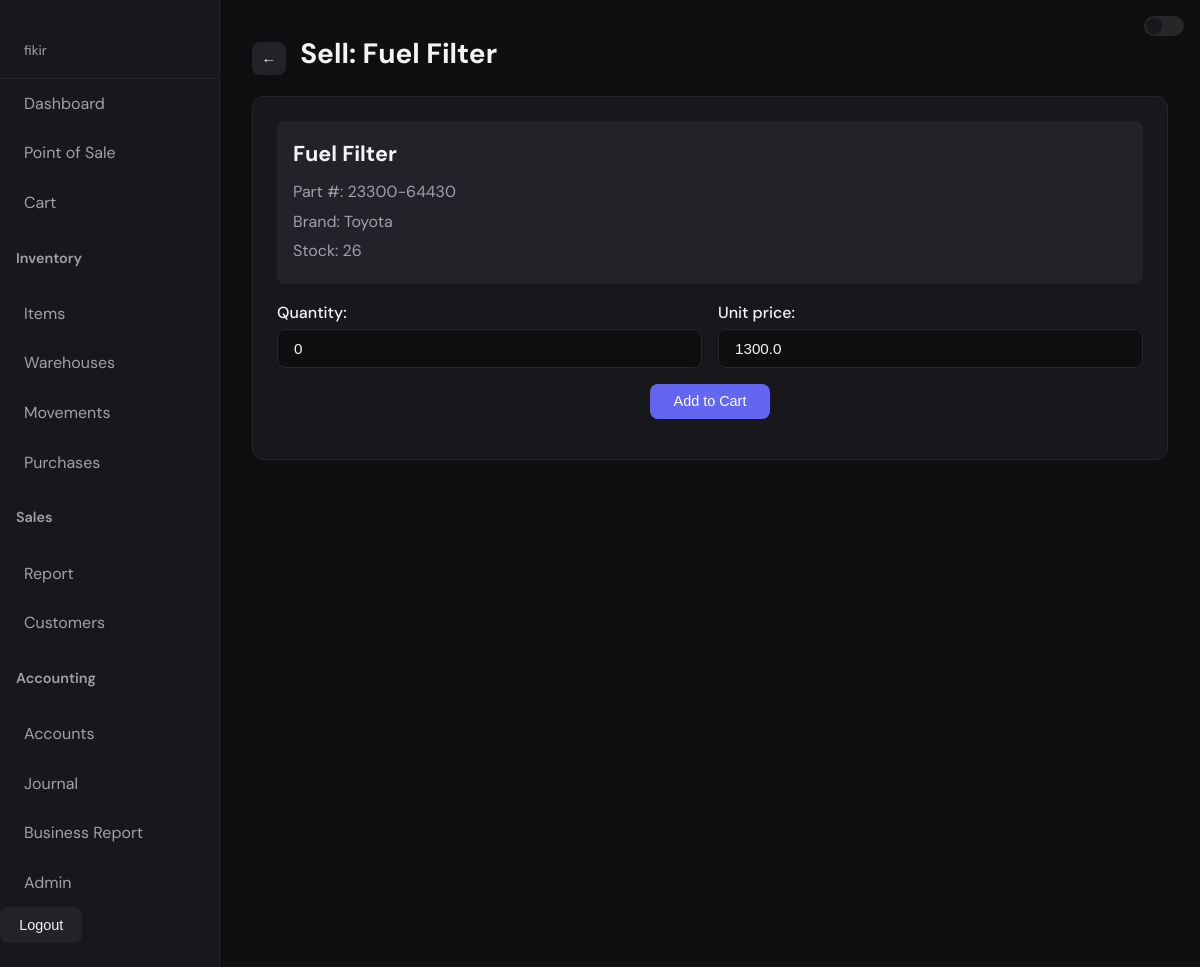
The page /sales/pos/589/ (signed in) on the database its author committed.
### inventory/models.py (models this page shows, shortened)
class Product(models.Model):
    sku = models.CharField(max_length=50, unique=True, blank=True, help_text="Stock keeping unit")
    part_number = models.CharField(max_length=50, blank=True, help_text="OEM number")
    name = models.CharField(max_length=100)
    brand = models.CharField(max_length=50, blank=True)
    category = models.ForeignKey(Category, on_delete=models.SET_NULL, null=True, blank=True)
    quantity = models.PositiveIntegerField(default=0)
    reorder_level = models.PositiveIntegerField(default=0, help_text="Quantity at which to reorder")
    cost_price = models.FloatField(default=0)
    selling_price = models.FloatField()
    wholesale_price = models.FloatField(default=0)
    location = models.CharField(max_length=150, blank=True, help_text="Physical storage location (shelf, bin)")
    purpose = models.CharField(max_length=150, blank=True, help_text="Part purpose e.g. DIFFERENTIAL PINION")
    vehicle_application = models.TextField(blank=True, help_text="Car/vehicle types this part fits")
    compatibilities = models.ManyToManyField(
        "CarModel",
        blank=True,
        related_name="compatible_products",
        help_text="Vehicle models this part fits"
    )
    LOW_STOCK_THRESHOLD = 5

### sales/views.py (the view, shortened to what this page needs)
# urls.py: path("pos/<int:product_id>/", pos_single, name="pos_single"),
@login_required
def pos_single(request, product_id):
    product = get_object_or_404(Product, id=product_id)
    errors = []
    qty = 0
    unit_price = product.selling_price
    return render(
        request,
        'sales/pos_single.html',
        {
            'product': product,
            'errors': errors,
            'qty': qty,
            'unit_price': unit_price,
        },
    )

### sales/templates/sales/pos_single.html (shortened to what this page needs)
{% extends "base.html" %}
{% block content %}
<h1><a href="{% url 'pos' %}" class="btn btn-secondary" style="font-size:0.9rem; padding:0.3rem 0.6rem; display:inline-flex; align-items:center;">
        &larr;
    </a> Sell: {{ product.name }}</h1>
<div class="card">
    <form method="post" id="single-form">
        <div class="product-header">
            <h2>{{ product.name }}</h2>
            <p>Part #: {{ product.part_number|default:'—' }}</p>
            <p>Brand: {{ product.brand|default:'—' }}</p>
            <p>Stock: {{ product.quantity }}</p>
        </div>
        <div class="sale-form">
            <p>
                <label>Quantity:</label>
                <input type="number" name="qty" min="0" max="{{ product.quantity }}" value="{{ qty }}" required>
            </p>
            <p>
                <label>Unit price:</label>
                <input type="number" step="0.01" name="price" value="{{ unit_price }}">
            </p>
        </div>
        <p style="margin-top:0.5rem; text-align:center;"><button type="submit" class="btn" style="width:120px;">Add to Cart</button></p>
    </form>
</div>
{% endblock %}

### templates/base.html (shortened to what this page needs)
<!DOCTYPE html>
<html lang="en">
<head>
</head>
<body>
    <div class="theme-switch-container">
        <label class="switch">
            <span class="slider round"></span>
        </label>
    </div>
    <div class="layout">
        {% if user.is_authenticated %}
        <nav>
            <div class="nav-user">{{ user.get_username }}</div>
            <a href="{% url 'dashboard' %}" class="{% if request.resolver_match.url_name == 'dashboard' %}active{% endif %}">Dashboard</a>
            <a href="{% url 'pos' %}" class="{% if request.resolver_match.url_name == 'pos' %}active{% endif %}">Point of Sale</a>
            <a href="{% url 'cart' %}" class="{% if request.resolver_match.url_name == 'cart' %}active{% endif %}">Cart</a>
            <h4 style="margin-left:1rem; color:var(--text-muted); font-weight:600; font-size:0.9rem;">Inventory</h4>
            <a href="{% url 'product_list' %}" class="{% if request.resolver_match.url_name == 'product_list' or request.resolver_match.url_name == 'import_inventory' %}active{% endif %}">Items</a>
            <a href="{% url 'warehouse_list' %}" class="{% if request.resolver_match.url_name == 'warehouse_list' %}active{% endif %}">Warehouses</a>
            <a href="{% url 'stockmovement_list' %}" class="{% if request.resolver_match.url_name == 'stockmovement_list' %}active{% endif %}">Movements</a>
            <a href="{% url 'purchase_list' %}" class="{% if request.resolver_match.url_name == 'purchase_list' or request.resolver_match.url_name == 'purchase_add' %}active{% endif %}">Purchases</a>
            <h4 style="margin-left:1rem; color:var(--text-muted); font-weight:600; font-size:0.9rem;">Sales</h4>
            <a href="{% url 'sales_report' %}" class="{% if request.resolver_match.url_name == 'sales_report' %}active{% endif %}">Report</a>
            <a href="{% url 'customer_list' %}" class="{% if request.resolver_match.url_name == 'customer_list' %}active{% endif %}">Customers</a>
            <h4 style="margin-left:1rem; color:var(--text-muted); font-weight:600; font-size:0.9rem;">Accounting</h4>
            <a href="{% url 'account_list' %}" class="{% if request.resolver_match.url_name == 'account_list' %}active{% endif %}">Accounts</a>
            <a href="{% url 'journalentry_list' %}" class="{% if request.resolver_match.url_name == 'journalentry_list' %}active{% endif %}">Journal</a>
            <a href="{% url 'business_report' %}" class="{% if request.resolver_match.url_name == 'business_report' %}active{% endif %}">Business Report</a>
            {% if user.is_staff %}
            <a href="/admin/">Admin</a>
            {% endif %}
            <form method="post" action="{% url 'logout' %}" style="margin-top:auto;">
                <button type="submit" class="btn btn-secondary">Logout</button>
            </form>
        </nav>
        {% else %}
        <nav>
            <a href="{% url 'login' %}" class="btn btn-secondary" style="margin:1rem;">Login</a>
        </nav>
        {% endif %}
        <main>
            {% block content %}{% endblock %}
        </main>
    </div>
</body>
</html>

### templates/base.html (style rules this page uses)
.theme-switch-container { position: fixed; top: 1rem; right: 1rem; z-index: 1000; }
.switch { position: relative; display: inline-block; width: 40px; height: 20px; }
.slider { position: absolute; cursor: pointer; top: 0; left: 0; right: 0; bottom: 0; background-color: var(--border); transition: .4s; border-radius: 20px; }
.slider:before { position: absolute; content: ""; height: 16px; width: 16px; left: 2px; bottom: 2px; background-color: var(--bg-card); transition: .4s; border-radius: 50%; }
:root { --bg: #0f0f12; --bg-card: #18181c; --bg-hover: #222228; --accent: #6366f1; --accent-hover: #818cf8; --text: #f4f4f5; --text-muted: #a1a1aa; --border: #27272a; --success: #22c55e; --error: #ef4444; }
* { box-sizing: border-box; }
body { font-family: 'DM Sans', sans-serif; background: var(--bg); color: var(--text); margin: 0; min-height: 100vh; line-height: 1.6; }
.layout { display: flex; min-height: 100vh; }
nav { width: 220px; background: var(--bg-card); border-right: 1px solid var(--border); padding: 1.5rem 0; }
nav a { display: block; padding: 0.75rem 1.5rem; color: var(--text-muted); text-decoration: none; transition: all 0.2s; }
main { flex: 1; padding: 2rem; max-width: 1200px; margin: 0 auto; }
.card { background: var(--bg-card); border: 1px solid var(--border); border-radius: 12px; padding: 1.5rem; margin-bottom: 1.5rem; }
h1, h2 { margin-top: 0; }
h1 { font-size: 1.75rem; }
h2 { font-size: 1.35rem; color: var(--text); }
.btn { display: inline-block; padding: 0.6rem 1.2rem; background: var(--accent); color: white; border: none; border-radius: 8px; font-size: 0.9rem; font-weight: 500; cursor: pointer; text-decoration: none; transition: background 0.2s; }
.btn-secondary { background: var(--bg-hover); color: var(--text); }
input[type="text"], input[type="number"], input[type="password"], input[type="date"] { padding: 0.6rem 1rem; background: var(--bg); border: 1px solid var(--border); border-radius: 8px; color: var(--text); font-size: 0.95rem; }
.nav-user { padding: 1rem 1.5rem; font-size: 0.85rem; color: var(--text-muted); border-bottom: 1px solid var(--border); }

### sales/templates/sales/pos_single.html (style rules this page uses)
h1 a.btn { margin-right:0.5rem; }
.product-header { background: var(--bg-hover); padding: 1rem; border-radius: 8px; margin-bottom: 1rem; }
.product-header h2 { margin: 0 0 0.5rem; }
.product-header p { margin: 0.25rem 0; color: var(--text-muted); }
.sale-form { display: grid; grid-template-columns: 1fr 1fr; gap: 1rem; margin-bottom: 1rem; }
.sale-form p { margin: 0; }
.sale-form label { display: block; font-weight: 500; margin-bottom: 0.25rem; }
.sale-form input { width: 100%; }

### rows shown on the page
Product: name "Fuel Filter", part_number "23300-64430", brand "Toyota", quantity "26", price "1300.0"

### other values the page prints
{{ user.get_username }} "fikir"
